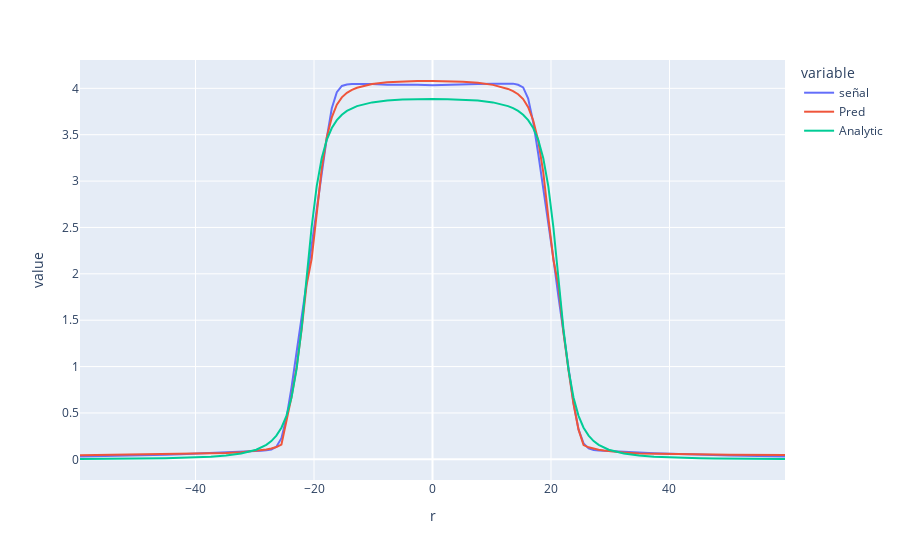

The notebook cell this image was saved under:
### Code cell
REP2 = y.copy()
REP2['Pred'] = Model22DenseAdamax7.predict(NewX)
REP2['Analytic'] = x['Analytic'].values

REP2['Limit'] = x.loc[:, 'Limit'].values

REP2['Z'] = x.loc[:, 'Z'].values
REP2['In'] = x.loc[:, 'In'].values


REP2[(REP2['Z']==85) & (REP2['Limit']==50) & (REP2['In']==1)][['señal', 'Pred', 'Analytic']].plot()
